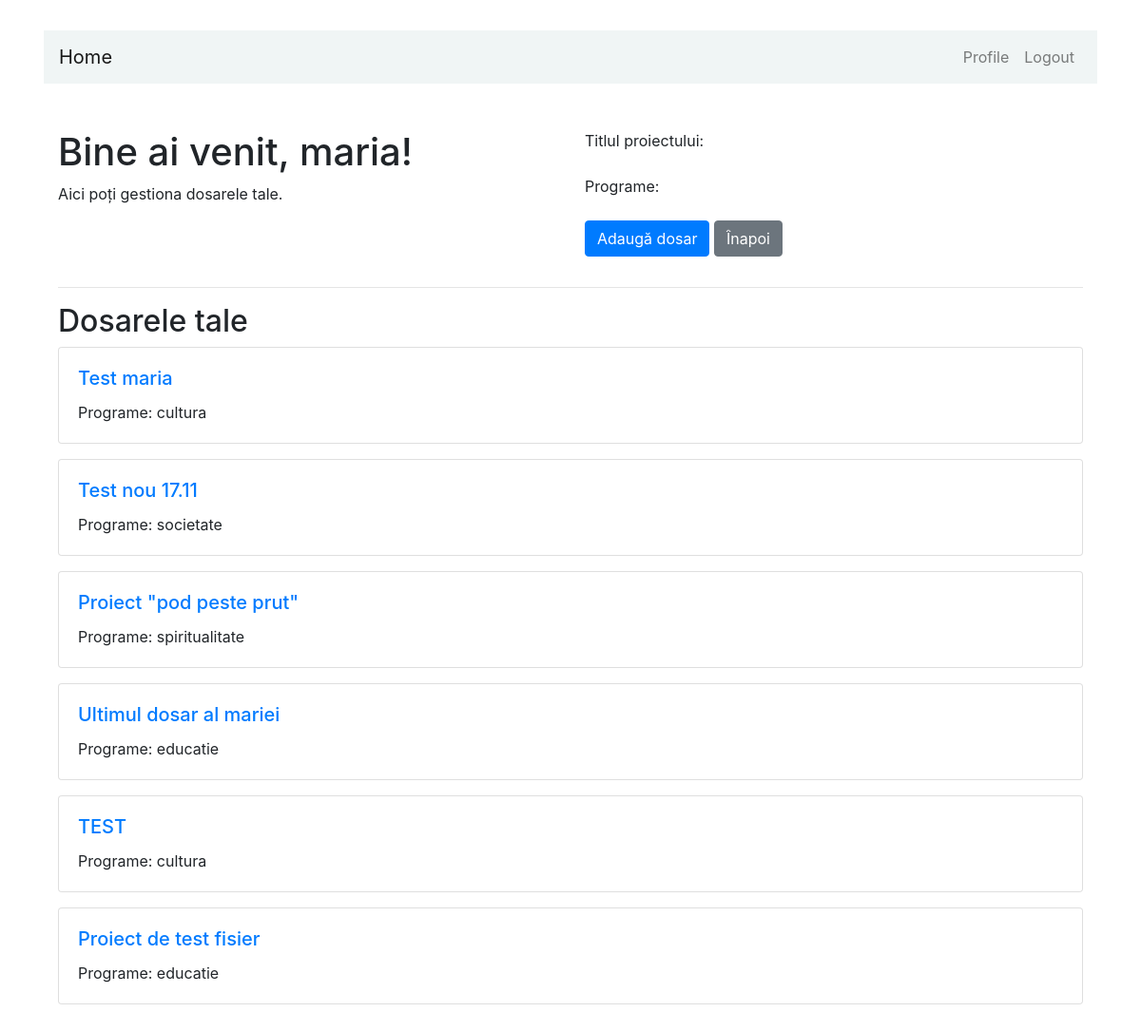
The page /profile/6 (signed in) on the database its author committed.
### dbapp/models.py (models this page shows, shortened)
class cerere_de_finantare(models.Model):
    user = models.ForeignKey(User, on_delete=models.CASCADE)
    numele_solicitantului = models.CharField(max_length=255)
    titlul_proiectului = models.TextField()
    programe_choices = [
        ('cultura','Cultura'),
        ('mass_media','Mass-Media'),
        ('educatie','Educatie'),
        ('spiritualitate','Spiritualitate si Traditie'),
        ('societate','Societate Civila')]
    programe = models.CharField(max_length=30, choices=programe_choices)
    locul_derulare = models.TextField(help_text="Adresa, cod postal, Regiune, Localitate, Tara")
    descriere = models.TextField(help_text="Descrieti proiectul")
    perioada_incepere = models.DateField()
    perioada_incheiere = models.DateField()
    class Meta:
        db_table = "Cerere_de_Finantare"

### dbapp/views.py (the view)
# urls.py: path('profile/<int:user_id>', views.profile, name='profile'),
@login_required
def profile(request, user_id=None):
    if user_id is not None:
        if request.user.id != int(user_id):
            raise Http404('Nu ai permisiune pentru a accesa aceasta pagina')
        user = get_object_or_404(User, pk=user_id)
    else:
        user = request.user
    user_profile = get_object_or_404(models.UserProfile, user=user)
    user_posts = cerere.objects.filter(user=request.user)
    return render(request, 'profile.html',{'user_posts': user_posts})

### dbapp/templates/profile.html (shortened to what this page needs)
{% extends "header.html" %}
{% block content %}
  <div class="container my-5">
    <div class="row">
      <div class="col-md-6">
        <h1>Bine ai venit, {{ user.username }}!</h1>
        <p>Aici poți gestiona dosarele tale.</p>
      </div>
      <div class="col-md-6">
        <form action="{% url 'adauga_dosar' %}" method="post">
          <div class="mb-3">
            <label for="titlul_proiectului" class="form-label">Titlul proiectului:</label>
          </div>
          <div class="mb-3">
            <label for="programe" class="form-label">Programe:</label>
          </div>
          <div class="mb-3">
            <input class="btn btn-primary" type="submit" value="Adaugă dosar">
            <a class="btn btn-secondary" href="{% url 'home' %}">Înapoi</a>
          </div>
        </form>
      </div>
    </div>
    <hr>
    <div class="row">
      <div class="col-md-12">
        <h2>Dosarele tale</h2>
        {% for post in user_posts %}
          <div class="card mb-3">
            <div class="card-body">
              <a href="{% url 'dosar_detail' user_id=user.id dosar_id=post.id %}">
                <h5 class="card-title">{{ post.titlul_proiectului }}</h5>
              </a>
              <p class="card-text">Programe: {{ post.programe }}</p>
            </div>
          </div>
        {% endfor %}
      </div>
    </div>
  </div>
{% endblock %}

### rows shown on the page
cerere_de_finantare: titlul_proiectului "Test maria", programe "cultura"
cerere_de_finantare: titlul_proiectului "Test nou 17.11", programe "societate"
cerere_de_finantare: titlul_proiectului "Proiect \"pod peste prut\"", programe "spiritualitate"
cerere_de_finantare: titlul_proiectului "Ultimul dosar al mariei", programe "educatie"
cerere_de_finantare: titlul_proiectului "TEST", programe "cultura"
cerere_de_finantare: titlul_proiectului "Proiect de test fisier", programe "educatie"

### other values the page prints
{{ user.username }} "maria"
